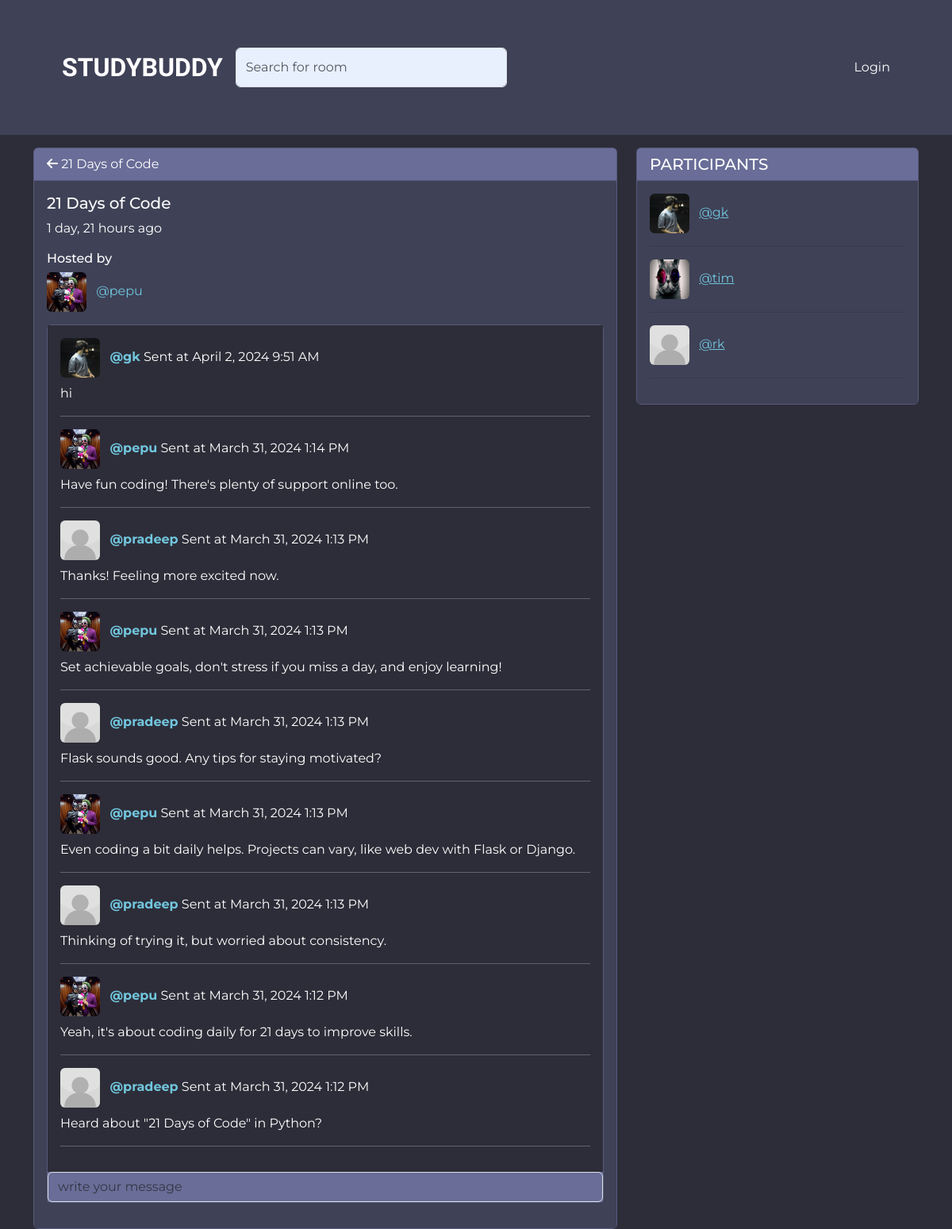
Screenshot of /room/6 with the database file from the repository.
### base/models.py (models this page shows, shortened)
class Room(models.Model):
    name =  models.CharField(max_length=100)
    topic = models.ForeignKey(Topic, on_delete=models.SET_NULL, null=True)
    description=  models.TextField(blank=True, null=True)
    host = models.ForeignKey(User, on_delete=models.SET_NULL, null=True)
    participants = models.ManyToManyField(User, related_name='participants', blank=True)
    updated = models.DateTimeField(auto_now=True)
    created = models.DateTimeField(auto_now_add=True)
    class Meta:
        ordering = ['-updated', '-created']

class User(AbstractUser):
    name = models.CharField(max_length=100, null = True)
    email = models.EmailField(unique=True)
    bio = models.TextField(blank=True, null=True)
    avatar = models.ImageField(blank=True, null=True, default='profile.jpg')
    USERNAME_FIELD = 'email'
    REQUIRED_FIELDS = []

class Message(models.Model):
    user = models.ForeignKey(User, on_delete=models.CASCADE)
    room = models.ForeignKey(Room, on_delete=models.CASCADE)
    body = models.TextField(blank = True, null=True)
    updated = models.DateTimeField(auto_now=True)
    created = models.DateTimeField(auto_now_add=True)
    class Meta:
        ordering = ['-updated', '-created']

### base/views.py (the view, shortened to what this page needs)
# urls.py: path('room/<int:pk>', views.room, name='room'),
def room(request, pk):
    room = Room.objects.get(id=pk)
    messages = room.message_set.all()
    participants = room.participants.all()
    return render(request, 'base/room.html', {"messages": messages, 'room': room, 'participants': participants})

### base/templates/base/room.html (shortened to what this page needs)
{% extends 'main.html' %}
{% load static %}
{% block content %}
<div class="container mt-3">
    <div class="row">
        <div class="col-lg-8 col-md-8">
            <div class="card" style=" background-color: #696d97;" >
                <div class="card-header" style="background-color: #696d97;" >
                <a href="{% url 'home' %}" style="text-decoration: none; color:#fff;"><i class="fa-solid fa-arrow-left"></i></a>
                <span style="color: #fff;">{{ room.name }}</span>
                </div>
                <div class="card-body" style="background-color: #3f4156;" >
                  <h5 class="card-title" style="color: #fff;" >{{ room.name }}</h5>
                  <p class="card-text" style="color: #fff;" >{{ room.created | timesince}} ago</p>
                  <h6 style="color: #fff;" >Hosted by</h6>
                  <img src="{{ room.host.avatar.url }}" style="width: 50px; height: 50px; " style="color: #fff;" class="rounded me-2" alt="..."> <span  style="color: #71c6dd;">@{{ room.host.username }}</span>
                  <div class="card mt-3 mb-3" style=" background-color: #696d97;">
                      <div class="card-body" style="background-color: #2d2d39;" >
                    {% for message in messages %}
                      <p class="card-title"><strong class=""style="color: #71c6dd;" ><span> <img src="{{ message.user.avatar.url }}"  style="width: 50px; height: 50px; " class="rounded me-2" alt="..."> </span  style="color: #71c6dd;" > @{{ message.user.username}}</strong>   <span style="color: #fff" >   Sent at {{ message.created|date:"F j, Y g:i A" }}
                      </span></p>
                      <p class="card-text" style="color: #fff;" >{{ message.body }}</p>
                      <hr style="color: #fff;" >
                    {% endfor %}
                    </div>
                    <form method="POST" action="" style="background-color: #696d97;" >
                      <input type="search" style="background-color: #696d97; color:#fff;"  class="form-control" name="message" placeholder="write your message">
                      </form>
                  </div>
                </div>
              </div>
        </div>
        <div class="col-lg-4 col-md-4">
            <div class="card" style="background-color: #696d97;">
                <h5 class="card-header" style="background-color: #696d97; color: #fff;" >PARTICIPANTS</h5>
                <div class="card-body" style="background-color: #3f4156;">
                    {% for participant in participants %}
                  <p class="card-title"><span> <img src="{{ participant.avatar.url }}" style="width: 50px; height:50px; "  class="rounded me-2" alt="..."> </span>  <a href="" style="color: #71c6dd;" >@{{ participant.username}}</a></p>
                  <hr>
                  {% endfor %}
                </div>
              </div>
        </div>
    </div>
    </div>
{% endblock %}

### rows the page displays
Room: name "21 Days of Code", created "1 day, 21 hours", host.avatar (picture), host.username "pepu"
Message: user.avatar (picture), user.username "gk", created "April 2, 2024 9:51 AM", body "hi"
Message: user.avatar (picture), user.username "pepu", created "March 31, 2024 1:14 PM", body "Have fun coding! There's plenty of support online too."
Message: user.avatar (placeholder picture), user.username "pradeep", created "March 31, 2024 1:13 PM", body "Thanks! Feeling more excited now."
Message: user.avatar (picture), user.username "pepu", created "March 31, 2024 1:13 PM", body "Set achievable goals, don't stress if you miss a day, and enjoy learning!"
Message: user.avatar (placeholder picture), user.username "pradeep", created "March 31, 2024 1:13 PM", body "Flask sounds good. Any tips for staying motivated?"
Message: user.avatar (picture), user.username "pepu", created "March 31, 2024 1:13 PM", body "Even coding a bit daily helps. Projects can vary, like web dev with Flask or Django."
Message: user.avatar (placeholder picture), user.username "pradeep", created "March 31, 2024 1:13 PM", body "Thinking of trying it, but worried about consistency."
Message: user.avatar (picture), user.username "pepu", created "March 31, 2024 1:12 PM", body "Yeah, it's about coding daily for 21 days to improve skills."
Message: user.avatar (placeholder picture), user.username "pradeep", created "March 31, 2024 1:12 PM", body "Heard about \"21 Days of Code\" in Python?"
User: avatar (picture), username "gk"
User: avatar (picture), username "tim"
User: avatar (placeholder picture), username "rk"
